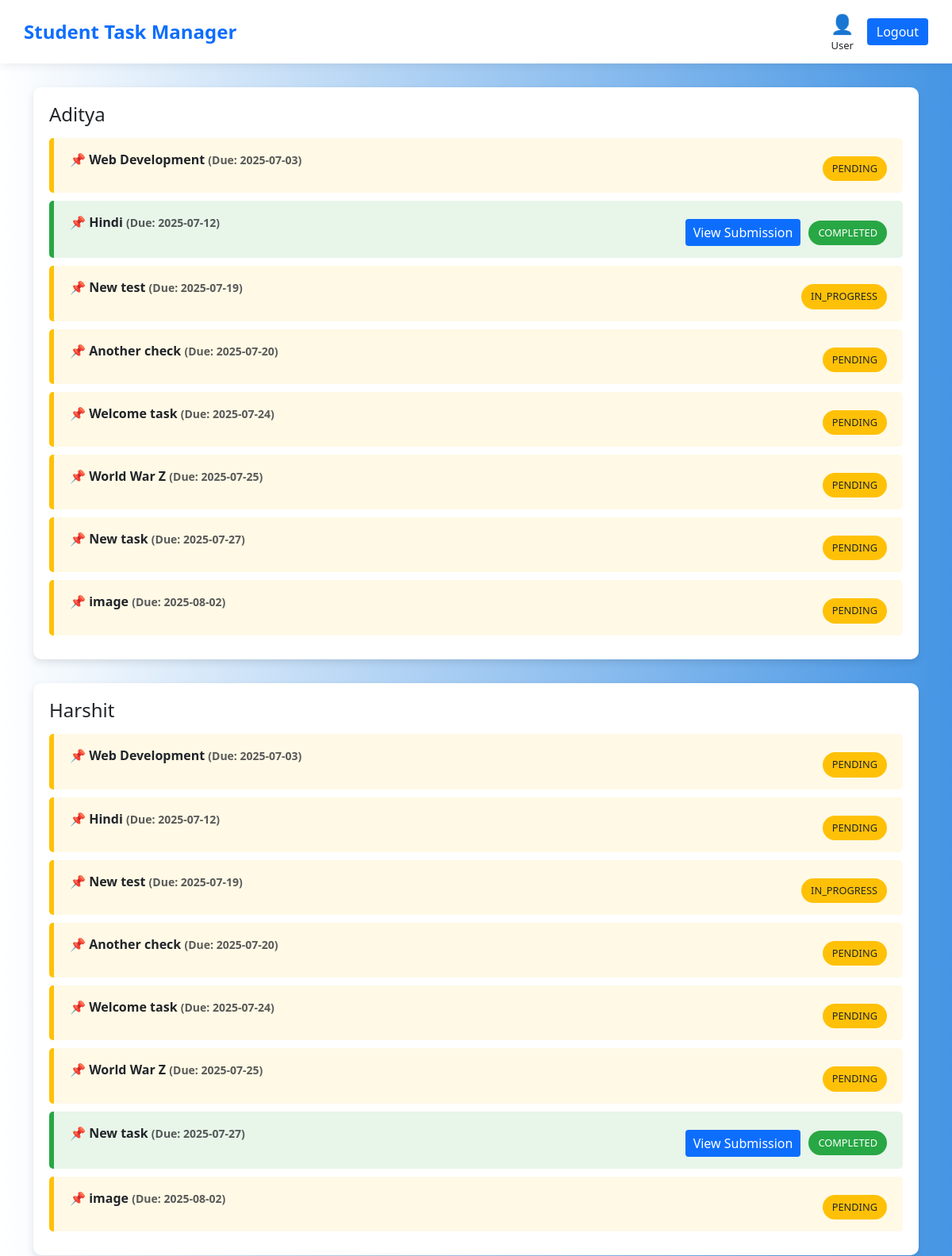
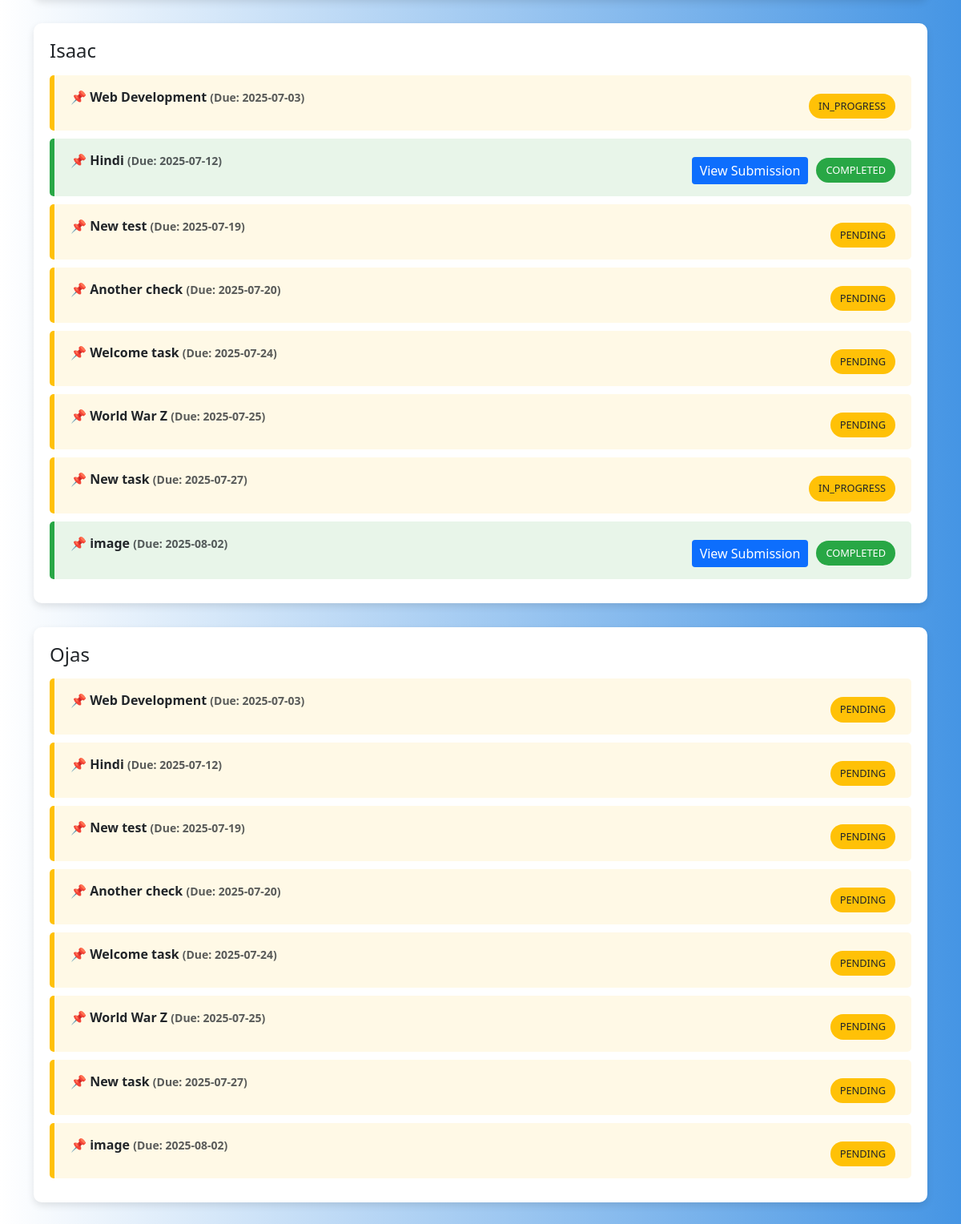
Page /admin_prog_bar.php on the committed database (2 pictures, top to bottom).
### tables this page shows
CREATE TABLE `tasks` (
  `id` int(11) NOT NULL,
  `title` varchar(100) NOT NULL,
  `description` text DEFAULT NULL,
  `assigned_to` int(11) DEFAULT NULL,
  `due_date` date DEFAULT NULL,
  `status` enum('pending','in_progress','completed') DEFAULT 'pending',
  `created_at` timestamp NOT NULL DEFAULT current_timestamp(),
  `file_path` varchar(255) DEFAULT NULL
);

CREATE TABLE `users` (
  `sno` int(11) NOT NULL,
  `username` varchar(11) NOT NULL,
  `password` varchar(23) NOT NULL,
  `dt` datetime NOT NULL DEFAULT current_timestamp(),
  `rollno` int(10) NOT NULL
);

### admin_prog_bar.php (the view, shortened to what this page needs)
<?php
$conn = mysqli_connect("localhost", "root", "", "new_task_manag_db");
$sql = "SELECT users.username, tasks.title, tasks.due_date, tasks.status
        FROM tasks
        INNER JOIN users ON tasks.assigned_to = users.rollno
        ORDER BY users.username, tasks.due_date";
$result = mysqli_query($conn, $sql);
$tasksByStudent = array();
while ($row = mysqli_fetch_assoc($result)) {
    $username = $row['username'];
    if (!isset($tasksByStudent[$username])) {
        $tasksByStudent[$username] = array();
    }
    $tasksByStudent[$username][] = $row;
}
?>
<!DOCTYPE html>
<html lang="en">
<head>
  <link href="https://cdn.jsdelivr.net/npm/bootstrap@5.3.0/dist/css/bootstrap.min.css" rel="stylesheet" />
</head>
<body>
<nav class="navbar navbar-custom d-flex justify-content-between align-items-center">
  <span class="navbar-brand">Student Task Manager</span>
  <div class="d-flex align-items-center gap-3">
    <div class="text-center">
      <div style="font-size: 24px; color: #0d6efd;">👤</div>
      <div style="font-size: 13px;">
        <?php
        if (isset($_SESSION['username'])) {
            echo $_SESSION['username'];
        } else {
            echo 'User';
        }
        ?>
      </div>
    </div>
    <button class="btn-logout" onclick="location.href='logout.php'">Logout</button>
  </div>
</nav>
<div class="container">
  <?php
  foreach ($tasksByStudent as $username => $taskList) {
      echo '<div class="student-section">';
      echo '<h4 class="mb-3">' . $username . '</h4>';
      for ($i = 0; $i < count($taskList); $i++) {
          $task = $taskList[$i];
          $status = strtolower($task['status']);
          $class = 'task-pending';
          $badge = 'badge-pending';
          if ($status == 'completed') {
              $class = 'task-completed';
              $badge = 'badge-completed';
          } else if ($status == 'overdue') {
              $class = 'task-overdue';
              $badge = 'badge-overdue';
          }
          echo '<div class="task-bar ' . $class . '">';
          echo '<span class="task-title">📌 ' . $task['title'] . ' <small class="text-muted">(Due: ' . $task['due_date'] . ')</small></span>';
          echo '<div style="display: flex; align-items: center; gap: 10px; margin-top: 8px;">';
          if ($status == 'completed') {
              echo '<button class="view-submission" onclick="alert(\'Viewing submission for ' . $task['title'] . '\')">View Submission</button>';
          }
          echo '<span class="status-badge ' . $badge . ' text-uppercase">' . $status . '</span>';
          echo '</div>';
          echo '</div>';
      }
      echo '</div>';
  }
  ?>
</div>
</body>
</html>

### admin_prog_bar.php (style rules this page uses)
body { font-family: 'Segoe UI', sans-serif; background: linear-gradient(to left, #4595e4, white); margin: 0; padding: 0; }
.navbar-custom { background: #fff; padding: 12px 30px; box-shadow: 0 4px 10px rgba(0, 0, 0, 0.06); }
.navbar-brand { font-weight: 700; font-size: 24px; color: #0d6efd; }
.btn-logout { background: #0d6efd; color: white; border: none; border-radius: 4px; padding: 5px 12px; }
.container { margin-top: 30px; }
.student-section { background: white; border-radius: 10px; padding: 20px; margin-bottom: 30px; box-shadow: 0 4px 10px rgba(0, 0, 0, 0.1); }
.task-bar { display: flex; align-items: left; justify-content: space-between; border-left: 6px solid; border-radius: 5px; padding: 15px 20px; margin-bottom: 10px; background-color: #f8f9fa; }
.task-pending { border-left-color: #ffc107; background-color: #fff9e6; }
.task-completed { border-left-color: #28a745; background-color: #e8f5e9; }
.task-title { font-weight: 600; font-size: 16px; }
.status-badge { font-size: 0.8rem; padding: 6px 12px; border-radius: 20px; }
.badge-pending { background-color: #ffc107; color: #212529; }
.badge-completed { background-color: #28a745; color: white; }
.view-submission { background-color: #0d6efd; color: white; border: none; border-radius: 4px; padding: 5px 10px; cursor: pointer; }

### rows in the picture
tasks: title "Web Development", due_date "2025-07-03", status "PENDING"
tasks: title "Hindi", due_date "2025-07-12", status "COMPLETED"
tasks: title "New test", due_date "2025-07-19", status "IN_PROGRESS"
tasks: title "Another check", due_date "2025-07-20", status "PENDING"
tasks: title "Welcome task", due_date "2025-07-24", status "PENDING"
tasks: title "World War Z", due_date "2025-07-25", status "PENDING"
tasks: title "New task", due_date "2025-07-27", status "PENDING"
tasks: title "image", due_date "2025-08-02", status "PENDING"
tasks: title "Web Development", due_date "2025-07-03", status "PENDING"
tasks: title "Hindi", due_date "2025-07-12", status "PENDING"
tasks: title "New test", due_date "2025-07-19", status "IN_PROGRESS"
tasks: title "Another check", due_date "2025-07-20", status "PENDING"
tasks: title "Welcome task", due_date "2025-07-24", status "PENDING"
tasks: title "World War Z", due_date "2025-07-25", status "PENDING"
tasks: title "New task", due_date "2025-07-27", status "COMPLETED"
tasks: title "image", due_date "2025-08-02", status "PENDING"
tasks: title "Web Development", due_date "2025-07-03", status "IN_PROGRESS"
tasks: title "Hindi", due_date "2025-07-12", status "COMPLETED"
tasks: title "New test", due_date "2025-07-19", status "PENDING"
tasks: title "Another check", due_date "2025-07-20", status "PENDING"
tasks: title "Welcome task", due_date "2025-07-24", status "PENDING"
tasks: title "World War Z", due_date "2025-07-25", status "PENDING"
tasks: title "New task", due_date "2025-07-27", status "IN_PROGRESS"
tasks: title "image", due_date "2025-08-02", status "COMPLETED"
tasks: users.username "Ojas", title "image", due_date "2025-08-02", status "PENDING"
tasks: title "Web Development", due_date "2025-07-03", status "PENDING"
tasks: title "Hindi", due_date "2025-07-12", status "PENDING"
tasks: title "New test", due_date "2025-07-19", status "PENDING"
tasks: title "Another check", due_date "2025-07-20", status "PENDING"
tasks: title "Welcome task", due_date "2025-07-24", status "PENDING"
tasks: title "World War Z", due_date "2025-07-25", status "PENDING"
tasks: title "New task", due_date "2025-07-27", status "PENDING"

### other values in the picture
$username "Aditya"
$username "Harshit"
$username "Isaac"
